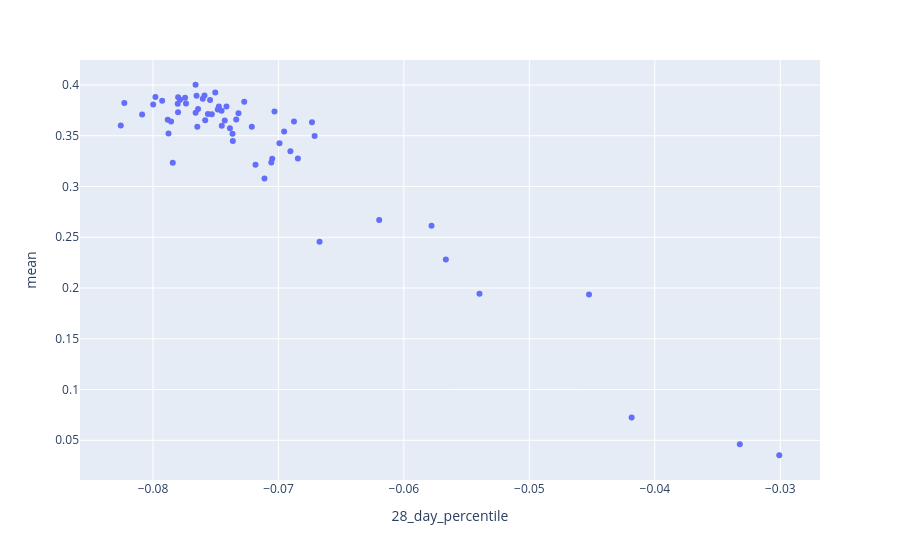

The cell this chart's notebook holds for it:
### Code cell
import plotly.express as px

# Resetting the index makes it a standard column accessible for hover tooltips, 
# and including 'drawdown' lets you see all three variables at once.
fig = px.scatter(
    df1.reset_index(), 
    x='28_day_percentile', 
    y='mean', 
    hover_data=['sim_id', 'drawdown']
)
fig.show()
